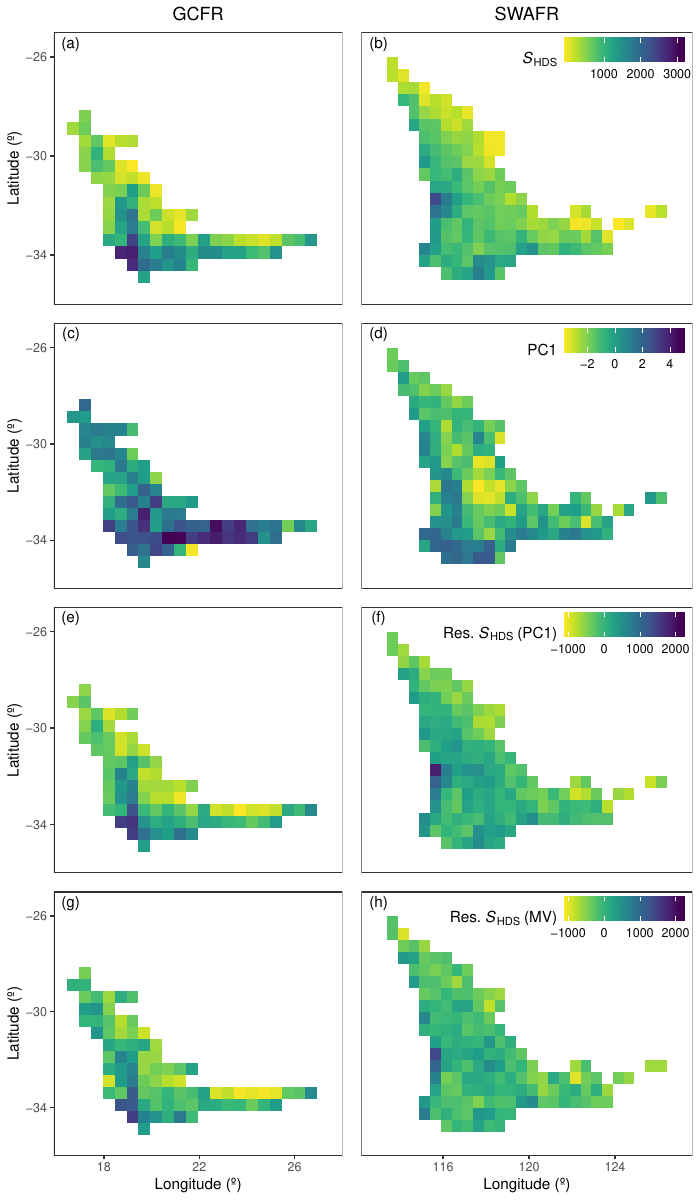

This figure's R source:
# Import data ------------------------------------------------------------------
# All at HDS-scale for main figure

# Richness rasters
GCFR_HDS_richness  <- raster(glue("{data_dir}/GCFR_HDS_richness.tif"))
SWAFR_HDS_richness <- raster(glue("{data_dir}/SWAFR_HDS_richness.tif"))

# PC1 rasters
GCFR_HDS_PC1  <- raster(glue("{data_dir}/GCFR_HDS_PC1.tif"))
SWAFR_HDS_PC1 <- raster(glue("{data_dir}/SWAFR_HDS_PC1.tif"))

# PC1 model residual rasters
# (See below)

# Multivariate model residual rasters
GCFR_multivariate_residuals <-
  raster(glue("{data_dir}/GCFR_HDS_multivariate_richness.tif"))
SWAFR_multivariate_residuals <-
  raster(glue("{data_dir}/SWAFR_HDS_multivariate_richness.tif"))

# TODO: Import border shapefiles
#ZA_border <- read_rds(here("data/raw-data/ZA-border/GADM_2.8_ZAF_adm0.rds"))
#ZA_border_dissolved <- buffer(ZA_border, width = 0.1, dissolve = TRUE)
#GCFR_border <- readOGR(here("data/derived-data/borders/GCFR_border"))
#GCFR_border_dissolved <- buffer(GCFR_border, width = 0, dissolve = TRUE)
#AU_border <- read_rds(here("data/raw-data/ZA-border/GADM_2.8_ZAF_adm0.rds"))

my_palette <- rev(viridis::viridis(10)) #rev(terrain.colors(10))

# Richness maps ----------------------------------------------------------------

richness_lims <- range(
  c(SWAFR_HDS_richness[], GCFR_HDS_richness[]),
  na.rm = TRUE
)
richness_lims[[2]] <- richness_lims[[2]] + 250

GCFR_richness_plot <- gplot(GCFR_HDS_richness) +
  geom_tile(aes(fill = value)) +
  labs(
    title = "GCFR",
    y     = "Latitude (º)"
  ) +
  annotate("text", x = 17, y = -26, label = "(a)", hjust = 1, vjust = -0.8) +
  scale_x_continuous(breaks = c(18, 22, 26)) +#, limits = c(16, 28)) +
  scale_y_continuous(breaks = c(-34, -30, -26), limits = c(-35.5, -25.5)) +
  scale_fill_gradientn(
    limits   = richness_lims,
    colours  = my_palette,
    na.value = NA
  ) +
  theme(
    axis.ticks.x    = element_blank(),
    axis.text.x     = element_blank(),
    axis.title.x    = element_blank(),
    plot.title      = element_text(hjust = 0.5),
    legend.position = "none"
  )
SWAFR_richness_plot <- gplot(SWAFR_HDS_richness) +
  geom_tile(aes(fill = value)) +
  ggtitle("SWAFR") +
  annotate("text", x = 113, y = -26, label = "(b)", vjust = -0.8) +
  scale_y_continuous(breaks = c(-34, -30, -26), limits = c(-35.5, -25.5)) +
  scale_fill_gradientn(
    name     = bquote(italic("S")["HDS"]),
    limits   = richness_lims,
    colours  = my_palette,
    na.value = NA
  ) +
  theme(
    axis.ticks.x         = element_blank(),
    axis.text.x          = element_blank(),
    axis.title.x         = element_blank(),
    axis.ticks.y         = element_blank(),
    axis.text.y          = element_blank(),
    axis.title.y         = element_blank(),
    plot.title           = element_text(hjust = 0.5),
    legend.direction     = "horizontal",
    legend.position      = c(1, 0.9),
    legend.justification = "right",
    legend.background    = element_rect(fill = NA)
  )

# PC1 maps ---------------------------------------------------------------------

PC1_lims <- range(
  c(SWAFR_HDS_PC1[], GCFR_HDS_PC1[]),
  na.rm = TRUE
)

GCFR_PC1_plot <- gplot(GCFR_HDS_PC1) +
  geom_tile(aes(fill = value)) +
  ylab("Latitude (º)") +
  annotate("text", x = 17, y = -26, label = "(c)", hjust = 1, vjust = -0.8) +
  scale_x_continuous(breaks = c(18, 22, 26)) +#, limits = c(16, 28)) +
  scale_y_continuous(breaks = c(-34, -30, -26), limits = c(-35.5, -25.5)) +
  scale_fill_gradientn(
    limits   = PC1_lims,
    colours  = my_palette,
    na.value = NA
  ) +
  theme(
    axis.ticks.x    = element_blank(),
    axis.text.x     = element_blank(),
    axis.title.x    = element_blank(),
    legend.position = "none"
  )
SWAFR_PC1_plot <- gplot(SWAFR_HDS_PC1) +
  geom_tile(aes(fill = value)) +
  annotate("text", x = 113, y = -26, label = "(d)", vjust = -0.8) +
  scale_y_continuous(breaks = c(-34, -30, -26), limits = c(-35.5, -25.5)) +
  scale_fill_gradientn(
    name     = "PC1",
    limits   = PC1_lims,
    colours  = my_palette,
    na.value = NA
  ) +
  theme(
    axis.ticks.x         = element_blank(),
    axis.text.x          = element_blank(),
    axis.title.x         = element_blank(),
    axis.ticks.y         = element_blank(),
    axis.text.y          = element_blank(),
    axis.title.y         = element_blank(),
    legend.direction     = "horizontal",
    legend.position      = c(1, 0.9),
    legend.justification = "right",
    legend.background    = element_rect(fill = NA)
  )

# PC1 residuals maps -----------------------------------------------------------

# .... Generate residuals ------------------------------------------------------

# Regress richness against PC1 here for convenience
# to keep residuals in raster form

GCFR_richness_values  <- GCFR_HDS_richness[!is.na(GCFR_HDS_richness[])]
SWAFR_richness_values <- SWAFR_HDS_richness[!is.na(SWAFR_HDS_richness[])]
GCFR_PC1_values       <- GCFR_HDS_PC1[!is.na(GCFR_HDS_PC1[])]
SWAFR_PC1_values      <- SWAFR_HDS_PC1[!is.na(SWAFR_HDS_PC1[])]
m <- lm(
  c(GCFR_richness_values, SWAFR_richness_values) ~
  c(GCFR_PC1_values,      SWAFR_PC1_values)
)
# Check
plot(
  c(GCFR_richness_values, SWAFR_richness_values) ~
  c(GCFR_PC1_values,      SWAFR_PC1_values)
)
abline(m)
# Works!

GCFR_HDS_residuals <- GCFR_HDS_richness
GCFR_HDS_residuals[] <- NA
GCFR_HDS_residuals[!is.na(GCFR_HDS_richness[])] <- residuals(m)[
  1:length(GCFR_richness_values)
]

SWAFR_HDS_residuals <- SWAFR_HDS_richness
SWAFR_HDS_residuals[] <- NA
SWAFR_HDS_residuals[!is.na(SWAFR_HDS_richness[])] <- residuals(m)[
  (length(GCFR_richness_values) + 1) :
  (length(GCFR_richness_values) + length(SWAFR_richness_values))
]

# .... Make maps proper --------------------------------------------------------

residuals_lims <- range(
  c(SWAFR_HDS_residuals[], GCFR_HDS_residuals[]),
  na.rm = TRUE
)
residuals_lims[[2]] <- residuals_lims[[2]] + 250

GCFR_residuals_plot <- gplot(GCFR_HDS_residuals) +
  geom_tile(aes(fill = value)) +
  ylab("Latitude (º)") +
  annotate("text", x = 17, y = -26, label = "(e)", hjust = 1, vjust = -0.8) +
  scale_x_continuous(breaks = c(18, 22, 26)) +#, limits = c(16, 28)) +
  scale_y_continuous(breaks = c(-34, -30, -26), limits = c(-35.5, -25.5)) +
  scale_fill_gradientn(
    limits   = residuals_lims,
    colours  = my_palette,
    na.value = NA
  ) +
  theme(
    axis.ticks.x    = element_blank(),
    axis.text.x     = element_blank(),
    axis.title.x    = element_blank(),
    legend.position = "none"
  )
SWAFR_residuals_plot <- gplot(SWAFR_HDS_residuals) +
  geom_tile(aes(fill = value)) +
  annotate("text", x = 113, y = -26, label = "(f)", vjust = -0.8) +
  scale_y_continuous(breaks = c(-34, -30, -26), limits = c(-35.5, -25.5)) +
  scale_fill_gradientn(
    name     = bquote("Res."~italic("S")["HDS"]~"(PC1)"),
    limits   = residuals_lims,
    colours  = my_palette,
    na.value = NA
  ) +
  theme(
    axis.ticks.x         = element_blank(),
    axis.text.x          = element_blank(),
    axis.title.x         = element_blank(),
    axis.ticks.y         = element_blank(),
    axis.text.y          = element_blank(),
    axis.title.y         = element_blank(),
    legend.direction     = "horizontal",
    legend.position      = c(1, 0.9),
    legend.justification = "right",
    legend.background    = element_rect(fill = NA)
  )

# Multivariate residuals maps --------------------------------------------------

GCFR_mresiduals_plot <- gplot(GCFR_multivariate_residuals) +
  geom_tile(aes(fill = value)) +
  labs(
    x = "Longitude (º)",
    y = "Latitude (º)"
  ) +
  annotate("text", x = 17, y = -26, label = "(g)", hjust = 1, vjust = -0.8) +
  scale_x_continuous(breaks = c(18, 22, 26)) +#, limits = c(16, 28)) +
  scale_y_continuous(breaks = c(-34, -30, -26), limits = c(-35.5, -25.5)) +
  scale_fill_gradientn(
    limits   = residuals_lims,
    colours  = my_palette,
    na.value = NA
  ) +
  theme(legend.position = "none")
SWAFR_mresiduals_plot <- gplot(SWAFR_multivariate_residuals) +
  geom_tile(aes(fill = value)) +
  xlab("Longitude (º)") +
  annotate("text", x = 113, y = -26, label = "(h)", vjust = -0.8) +
  scale_y_continuous(breaks = c(-34, -30, -26), limits = c(-35.5, -25.5)) +
  scale_fill_gradientn(
    name     = bquote("Res."~italic("S")["HDS"]~"(MV)"),
    limits   = residuals_lims,
    colours  = my_palette,
    na.value = NA
  ) +
  theme(
    axis.ticks.y         = element_blank(),
    axis.text.y          = element_blank(),
    axis.title.y         = element_blank(),
    legend.direction     = "horizontal",
    legend.position      = c(1, 0.9),
    legend.justification = "right",
    legend.background    = element_rect(fill = NA)
  )
# Panel all together -----------------------------------------------------------

all_maps <- plot_grid(
  GCFR_richness_plot,   SWAFR_richness_plot,
  GCFR_PC1_plot,        SWAFR_PC1_plot,
  GCFR_residuals_plot,  SWAFR_residuals_plot,
  GCFR_mresiduals_plot, SWAFR_mresiduals_plot,
  nrow = 4, rel_heights = c(1, 0.9, 0.9, 1)
)

ggsave(
  here("draft-02/manuscript_ver3/figures/maps.pdf"),
  all_maps,
  width = 7, height = 12
)
